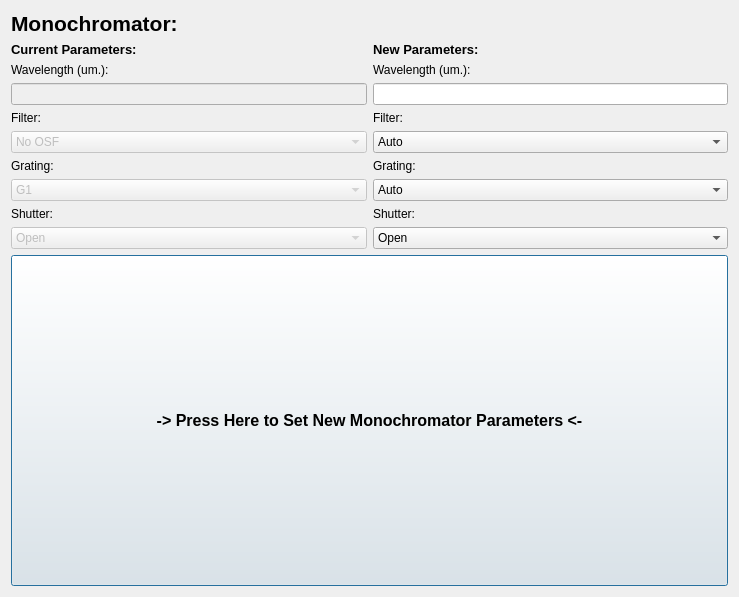
<?xml version="1.0" encoding="UTF-8"?>
<ui version="4.0">
 <class>Form</class>
 <widget class="QDialog" name="Form">
  <property name="geometry">
   <rect>
    <x>0</x>
    <y>0</y>
    <width>739</width>
    <height>597</height>
   </rect>
  </property>
  <property name="windowTitle">
   <string>Monochromator</string>
  </property>
  <layout class="QGridLayout" name="gridLayout">
   <item row="0" column="0">
    <widget class="QLabel" name="label">
     <property name="sizePolicy">
      <sizepolicy hsizetype="Preferred" vsizetype="Maximum">
       <horstretch>0</horstretch>
       <verstretch>0</verstretch>
      </sizepolicy>
     </property>
     <property name="font">
      <font>
       <pointsize>16</pointsize>
       <weight>75</weight>
       <bold>true</bold>
      </font>
     </property>
     <property name="text">
      <string>Monochromator:</string>
     </property>
    </widget>
   </item>
   <item row="1" column="0">
    <widget class="QLabel" name="label_4">
     <property name="sizePolicy">
      <sizepolicy hsizetype="Preferred" vsizetype="Maximum">
       <horstretch>0</horstretch>
       <verstretch>0</verstretch>
      </sizepolicy>
     </property>
     <property name="font">
      <font>
       <pointsize>10</pointsize>
       <weight>75</weight>
       <bold>true</bold>
      </font>
     </property>
     <property name="text">
      <string>Current Parameters:</string>
     </property>
    </widget>
   </item>
   <item row="1" column="1">
    <widget class="QLabel" name="label_3">
     <property name="sizePolicy">
      <sizepolicy hsizetype="Preferred" vsizetype="Maximum">
       <horstretch>0</horstretch>
       <verstretch>0</verstretch>
      </sizepolicy>
     </property>
     <property name="font">
      <font>
       <pointsize>10</pointsize>
       <weight>75</weight>
       <bold>true</bold>
      </font>
     </property>
     <property name="text">
      <string>New Parameters:</string>
     </property>
    </widget>
   </item>
   <item row="2" column="0">
    <widget class="QLabel" name="label_10">
     <property name="sizePolicy">
      <sizepolicy hsizetype="Preferred" vsizetype="Maximum">
       <horstretch>0</horstretch>
       <verstretch>0</verstretch>
      </sizepolicy>
     </property>
     <property name="text">
      <string>Wavelength (um.):</string>
     </property>
    </widget>
   </item>
   <item row="2" column="1">
    <widget class="QLabel" name="label_11">
     <property name="sizePolicy">
      <sizepolicy hsizetype="Preferred" vsizetype="Maximum">
       <horstretch>0</horstretch>
       <verstretch>0</verstretch>
      </sizepolicy>
     </property>
     <property name="text">
      <string>Wavelength (um.):</string>
     </property>
    </widget>
   </item>
   <item row="3" column="0">
    <widget class="QLineEdit" name="lineedit_base_CurrentMonochromatorParams_passive_CurrentWavelength">
     <property name="enabled">
      <bool>false</bool>
     </property>
     <property name="sizePolicy">
      <sizepolicy hsizetype="Minimum" vsizetype="Maximum">
       <horstretch>0</horstretch>
       <verstretch>0</verstretch>
      </sizepolicy>
     </property>
     <property name="readOnly">
      <bool>false</bool>
     </property>
    </widget>
   </item>
   <item row="3" column="1">
    <widget class="QLineEdit" name="lineedit_base_NewMonochromatorParams_passive_NewWavelength">
     <property name="sizePolicy">
      <sizepolicy hsizetype="Minimum" vsizetype="Maximum">
       <horstretch>0</horstretch>
       <verstretch>0</verstretch>
      </sizepolicy>
     </property>
    </widget>
   </item>
   <item row="4" column="0">
    <widget class="QLabel" name="label_2">
     <property name="sizePolicy">
      <sizepolicy hsizetype="Preferred" vsizetype="Maximum">
       <horstretch>0</horstretch>
       <verstretch>0</verstretch>
      </sizepolicy>
     </property>
     <property name="text">
      <string>Filter:</string>
     </property>
    </widget>
   </item>
   <item row="4" column="1">
    <widget class="QLabel" name="label_7">
     <property name="sizePolicy">
      <sizepolicy hsizetype="Preferred" vsizetype="Maximum">
       <horstretch>0</horstretch>
       <verstretch>0</verstretch>
      </sizepolicy>
     </property>
     <property name="text">
      <string>Filter:</string>
     </property>
    </widget>
   </item>
   <item row="5" column="0">
    <widget class="QComboBox" name="combobox_base_CurrentMonochromatorParams_passive_CurrentOrderSortFilter">
     <property name="enabled">
      <bool>false</bool>
     </property>
     <item>
      <property name="text">
       <string>No OSF</string>
      </property>
     </item>
     <item>
      <property name="text">
       <string>OSF1</string>
      </property>
     </item>
     <item>
      <property name="text">
       <string>OSF2</string>
      </property>
     </item>
     <item>
      <property name="text">
       <string>OSF3</string>
      </property>
     </item>
    </widget>
   </item>
   <item row="5" column="1">
    <widget class="QComboBox" name="combobox_base_NewMonochromatorParams_passive_NewOrderSortFilter">
     <property name="currentIndex">
      <number>1</number>
     </property>
     <item>
      <property name="text">
       <string>No OSF</string>
      </property>
     </item>
     <item>
      <property name="text">
       <string>Auto</string>
      </property>
     </item>
     <item>
      <property name="text">
       <string>OSF1</string>
      </property>
     </item>
     <item>
      <property name="text">
       <string>OSF2</string>
      </property>
     </item>
     <item>
      <property name="text">
       <string>OSF3</string>
      </property>
     </item>
    </widget>
   </item>
   <item row="6" column="0">
    <widget class="QLabel" name="label_5">
     <property name="sizePolicy">
      <sizepolicy hsizetype="Preferred" vsizetype="Maximum">
       <horstretch>0</horstretch>
       <verstretch>0</verstretch>
      </sizepolicy>
     </property>
     <property name="text">
      <string>Grating:</string>
     </property>
    </widget>
   </item>
   <item row="6" column="1">
    <widget class="QLabel" name="label_6">
     <property name="sizePolicy">
      <sizepolicy hsizetype="Preferred" vsizetype="Maximum">
       <horstretch>0</horstretch>
       <verstretch>0</verstretch>
      </sizepolicy>
     </property>
     <property name="text">
      <string>Grating:</string>
     </property>
    </widget>
   </item>
   <item row="7" column="0">
    <widget class="QComboBox" name="combobox_base_CurrentMonochromatorParams_passive_CurrentGrating">
     <property name="enabled">
      <bool>false</bool>
     </property>
     <property name="sizePolicy">
      <sizepolicy hsizetype="Minimum" vsizetype="Fixed">
       <horstretch>0</horstretch>
       <verstretch>0</verstretch>
      </sizepolicy>
     </property>
     <item>
      <property name="text">
       <string>G1</string>
      </property>
     </item>
     <item>
      <property name="text">
       <string>G2</string>
      </property>
     </item>
     <item>
      <property name="text">
       <string>G3</string>
      </property>
     </item>
    </widget>
   </item>
   <item row="7" column="1">
    <widget class="QComboBox" name="combobox_base_NewMonochromatorParams_passive_NewGrating">
     <property name="sizePolicy">
      <sizepolicy hsizetype="Minimum" vsizetype="Fixed">
       <horstretch>0</horstretch>
       <verstretch>0</verstretch>
      </sizepolicy>
     </property>
     <item>
      <property name="text">
       <string>Auto</string>
      </property>
     </item>
     <item>
      <property name="text">
       <string>G1</string>
      </property>
     </item>
     <item>
      <property name="text">
       <string>G2</string>
      </property>
     </item>
     <item>
      <property name="text">
       <string>G3</string>
      </property>
     </item>
    </widget>
   </item>
   <item row="8" column="0">
    <widget class="QLabel" name="label_8">
     <property name="sizePolicy">
      <sizepolicy hsizetype="Preferred" vsizetype="Maximum">
       <horstretch>0</horstretch>
       <verstretch>0</verstretch>
      </sizepolicy>
     </property>
     <property name="text">
      <string>Shutter:</string>
     </property>
    </widget>
   </item>
   <item row="8" column="1">
    <widget class="QLabel" name="label_9">
     <property name="sizePolicy">
      <sizepolicy hsizetype="Preferred" vsizetype="Maximum">
       <horstretch>0</horstretch>
       <verstretch>0</verstretch>
      </sizepolicy>
     </property>
     <property name="text">
      <string>Shutter:</string>
     </property>
    </widget>
   </item>
   <item row="9" column="0">
    <widget class="QComboBox" name="combobox_base_CurrentMonochromatorParams_passive_CurrentShutter">
     <property name="enabled">
      <bool>false</bool>
     </property>
     <property name="sizePolicy">
      <sizepolicy hsizetype="Minimum" vsizetype="Maximum">
       <horstretch>0</horstretch>
       <verstretch>0</verstretch>
      </sizepolicy>
     </property>
     <item>
      <property name="text">
       <string>Open</string>
      </property>
     </item>
     <item>
      <property name="text">
       <string>Close</string>
      </property>
     </item>
    </widget>
   </item>
   <item row="9" column="1">
    <widget class="QComboBox" name="combobox_base_NewMonochromatorParams_passive_NewShutter">
     <property name="sizePolicy">
      <sizepolicy hsizetype="Minimum" vsizetype="Maximum">
       <horstretch>0</horstretch>
       <verstretch>0</verstretch>
      </sizepolicy>
     </property>
     <item>
      <property name="text">
       <string>Open</string>
      </property>
     </item>
     <item>
      <property name="text">
       <string>Close</string>
      </property>
     </item>
    </widget>
   </item>
   <item row="10" column="0" colspan="2">
    <widget class="QPushButton" name="button_base_NewMonochromatorParams_getter_NewMonoButton">
     <property name="sizePolicy">
      <sizepolicy hsizetype="Minimum" vsizetype="Minimum">
       <horstretch>0</horstretch>
       <verstretch>0</verstretch>
      </sizepolicy>
     </property>
     <property name="font">
      <font>
       <pointsize>12</pointsize>
       <weight>75</weight>
       <bold>true</bold>
      </font>
     </property>
     <property name="text">
      <string>-&gt; Press Here to Set New Monochromator Parameters &lt;-</string>
     </property>
    </widget>
   </item>
  </layout>
 </widget>
 <resources/>
 <connections/>
</ui>
